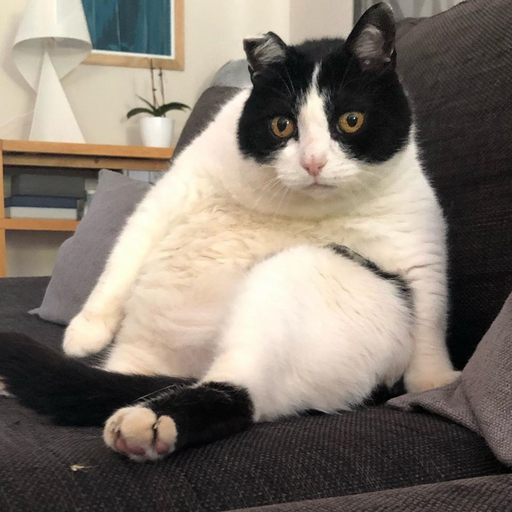
%> input picture milo.tif, 512 x 512 px
$ octave Q29.m   (GNU Octave 9; MATLAB toolbox functions it lacks are replaced by stand-ins)
%> lines starting %> are read from the running program, lines starting %| are printed output that depends on the picture
### imageDiff.m
function [diff] = imageDiff(image1,image2)
    diff = imsubtract(abs(double(image1)), abs(double(image2)));
end

### Q29.m
% Config
precision = 32;          % Largeur des sous images
coeffCompression = 15;    % Coef
useFFT2 = 1;

img = imread('milo.tif');
%> img is the input picture: size 512x512x3 uint8; mean R, G, B 129.2, 119.7, 109.5
compressedImg = img;

% TRAITEMENT
[hauteur, largeur, canaux] = size(img);
%> hauteur = 512; largeur = 512; canaux = 3
for y=1:precision:largeur
    for x=1:precision:hauteur
        for c=1:1:canaux
            % block position
            x_start = x;
            x_end = x+precision-1;
            y_start = y;
            y_end = y+precision-1;
            % get troncatured block && update compressedImg(512,512)
            compressedImg(x_start:x_end, y_start:y_end, c) = troncatureBlock(img(:,:,c), x, y, precision, coeffCompression, useFFT2);
        end
    end
end
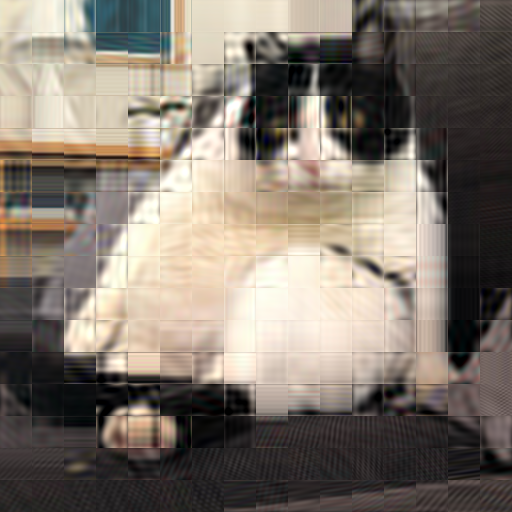
%> compressedImg: size 512x512x3 uint8; mean R, G, B 129.2, 119.7, 109.5; mean of the top-left, top-right, bottom-left and bottom-right quarters 165.6, 98.4, 101.6, 112.3

% AFFICHAGE
subplot(1,3,1);
imshow(img);
title(["Q 2.9", "Image originale"], 'FontSize', 10);

subplot(1,3,2);
imshow(compressedImg);
title(["Q 2.9", "Image compres閑"], 'FontSize', 10);

subplot(1,3,3);
diff = imageDiff(img, compressedImg);
%> in imageDiff, `diff = imsubtract(abs(double(image1)), abs(double(image2)));`:
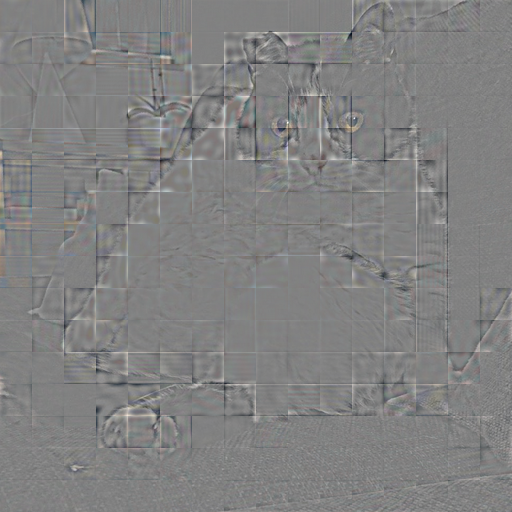
%> diff: size 512x512x3 double; mean R, G, B 0.1, 0, 0; drawn with min black and max white
imshow(diff);
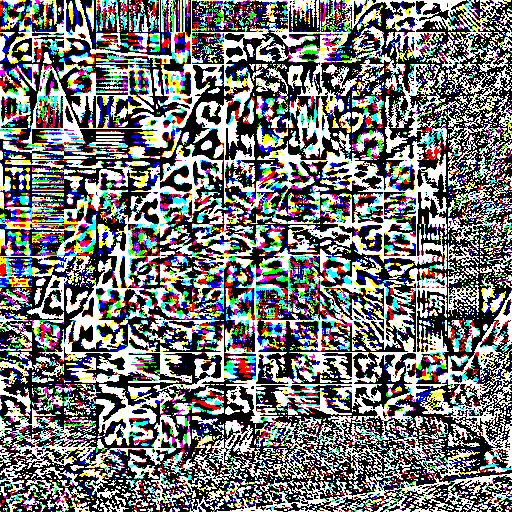
%> displayed picture: size 512x512x3, on the screen's scale of 0 to 255; mean R, G, B 117.7, 118.1, 118
title(["Q 2.9", "Erreur"], 'FontSize', 10);

$ run again, with mandril_color.tif copied over milo.tif
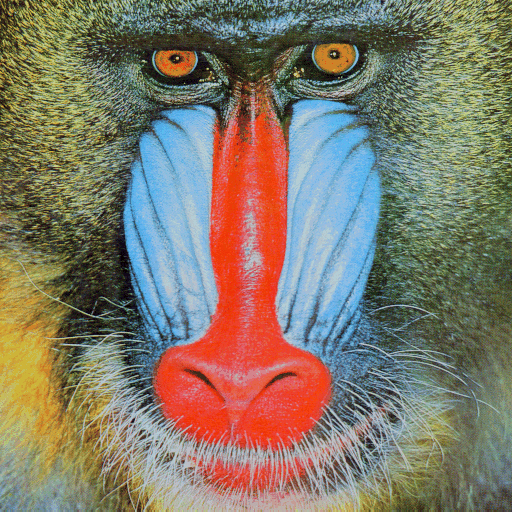
%> input picture mandril_color.tif, 512 x 512 px
%> img is the input picture: size 512x512x3 uint8; mean R, G, B 129.6, 121.6, 105.2
%> in imageDiff, `diff = imsubtract(abs(double(image1)), abs(double(image2)));`:
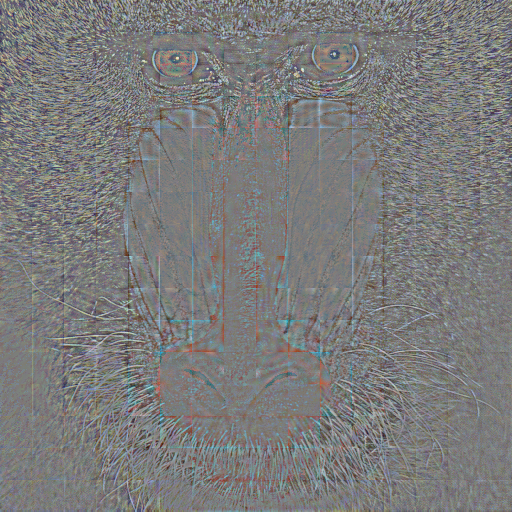
%> diff: size 512x512x3 double; mean R, G, B 0, 0, 0; drawn with min black and max white
%> `imshow(diff);`:
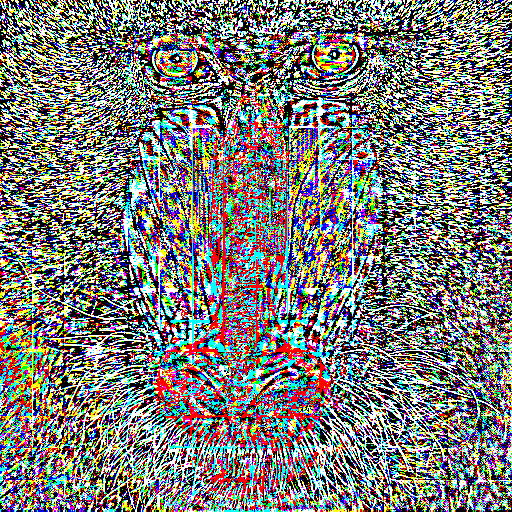
%> displayed picture: size 512x512x3, on the screen's scale of 0 to 255; mean R, G, B 124, 124.2, 120.4
